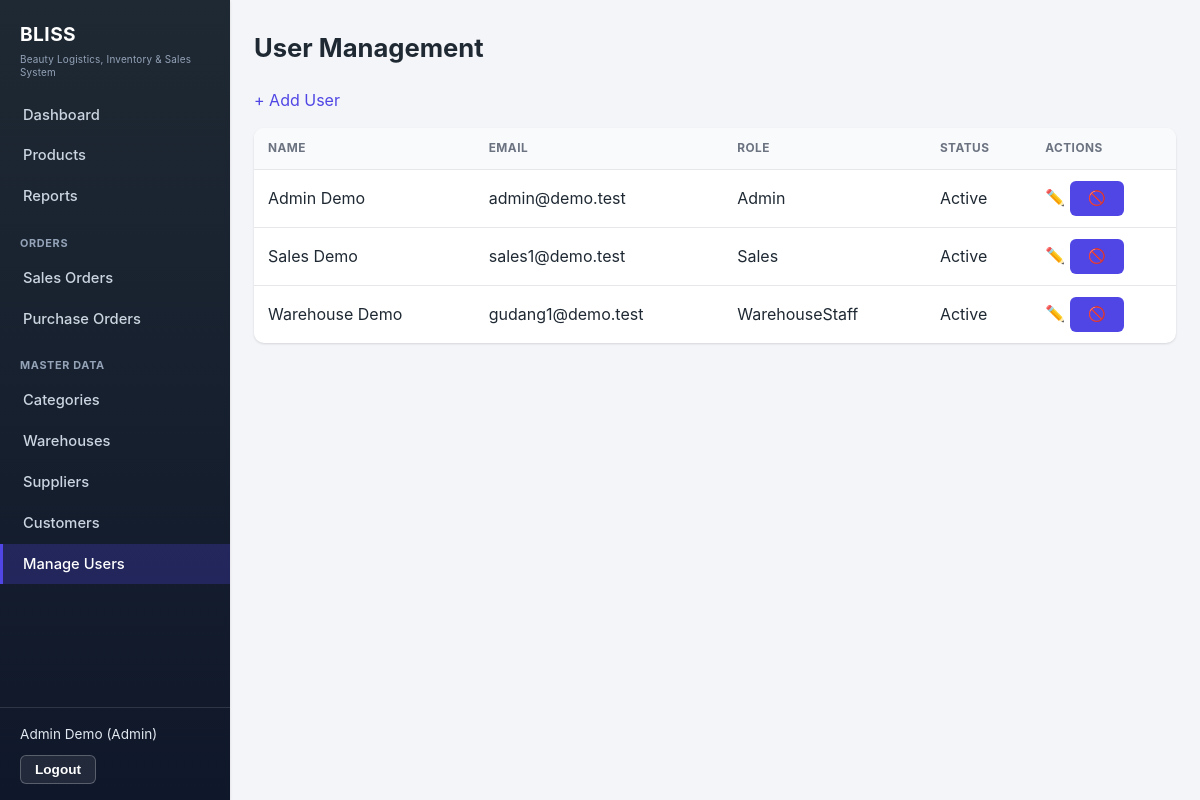
Page /users (signed in) on the earlier database version.
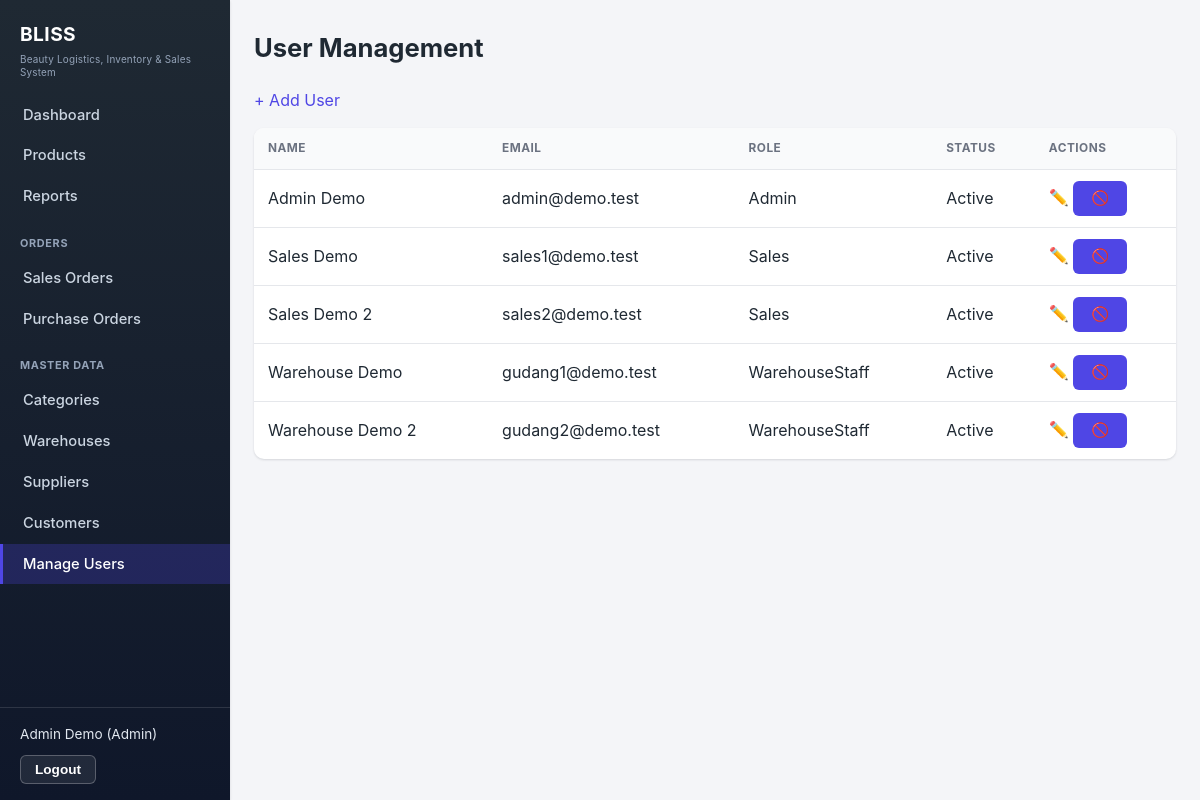
Same page on the later database version.
### tables this page shows
CREATE TABLE IF NOT EXISTS user (
    id INT PRIMARY KEY AUTO_INCREMENT,
    name VARCHAR(150) NOT NULL,
    email VARCHAR(150) NOT NULL UNIQUE,
    password_hash VARCHAR(255) NOT NULL,
    role ENUM('Admin', 'Sales', 'WarehouseStaff') NOT NULL,
    is_active TINYINT(1) NOT NULL DEFAULT 1,
    created_at TIMESTAMP DEFAULT CURRENT_TIMESTAMP,
    updated_at TIMESTAMP DEFAULT CURRENT_TIMESTAMP ON UPDATE CURRENT_TIMESTAMP
);

### app/Controller/UserController.php (called while the page is built, shortened)
<?php
final class UserController
{
    public function index(): void
    {
        $users = $this->userService->listUsers();
        require __DIR__ . '/../../views/users/index.php';
    }
}

### public/index.php (called while the page is built, shortened)
<?php
$path = parse_url($_SERVER['REQUEST_URI'], PHP_URL_PATH) ?: '/';
$method = $_SERVER['REQUEST_METHOD'];
$key = "$method $path";
[$controller, $action] = $routes[$key];
$controller->$action();

### app/Support/Database.php (called while the page is built, shortened)
<?php
final class Database
{
    private static ?PDO $connection = null;
    public static function connection(): PDO
    {
        if (self::$connection === null) {
            $dsn = sprintf(
                'mysql:host=%s;port=%s;dbname=%s;charset=utf8mb4',
                getenv('DB_HOST'),
                getenv('DB_PORT') ?: '3306',
                getenv('DB_NAME')
            );
            $maxAttempts = 5;
            for ($attempt = 1; $attempt <= $maxAttempts; $attempt++) {
                try {
                    self::$connection = new PDO($dsn, getenv('DB_USER'), getenv('DB_PASSWORD'), [
                        PDO::ATTR_ERRMODE => PDO::ERRMODE_EXCEPTION,
                        PDO::ATTR_DEFAULT_FETCH_MODE => PDO::FETCH_ASSOC,
                    ]);
                    break;
                } catch (PDOException $e) {
                    if ($attempt === $maxAttempts) {
                        error_log('DB connection failed after ' . $maxAttempts . ' attempts: ' . $e->getMessage());
                        throw new PDOException('Database connection failed.');
                    }
                    sleep(1);
                }
            }
        }
        return self::$connection;
    }
}

### app/Repository/MySqlUserRepository.php (called while the page is built, shortened)
<?php
final class MySqlUserRepository implements UserRepositoryInterface
{
    public function findAll(): array
    {
        $stmt = Database::connection()->query(
            'SELECT id, name, email, password_hash, role, is_active FROM user ORDER BY name'
        );
        return array_map(fn (array $row) => $this->toEntity($row), $stmt->fetchAll());
    }
    private function toEntity(array $row): User
    {
        return new User(
            id: (int) $row['id'],
            name: $row['name'],
            email: $row['email'],
            passwordHash: $row['password_hash'],
            role: $row['role'],
            isActive: (bool) $row['is_active'],
        );
    }
}

### app/Service/UserService.php (called while the page is built, shortened)
<?php
final class UserService
{
    public function listUsers(): array
    {
        return $this->userRepository->findAll();
    }
}

### views/users/index.php (the view, shortened to what this page needs)
<?php
require __DIR__ . '/../layout/header.php';
?>
<h1>User Management</h1>
<p><a href="/users/create">+ Add User</a></p>
<table>
    <thead>
        <tr>
            <th>Name</th>
            <th>Email</th>
            <th>Role</th>
            <th>Status</th>
            <th>Actions</th>
        </tr>
    </thead>
    <tbody>
    <?php foreach ($users as $user): ?>
        <tr>
            <td><?= htmlspecialchars($user->name) ?></td>
            <td><?= htmlspecialchars($user->email) ?></td>
            <td><?= htmlspecialchars($user->role) ?></td>
            <td><?= $user->isActive ? 'Active' : 'Inactive' ?></td>
            <td>
                <a href="/users/edit?id=<?= $user->id ?>" title="Edit">✏️</a>
                <form method="POST" action="/users/toggle" style="display:inline">
                    <button type="submit" title="<?= $user->isActive ? 'Deactivate' : 'Activate' ?>"><?= $user->isActive ? '🚫' : '✅' ?></button>
                </form>
            </td>
        </tr>
    <?php endforeach; ?>
    </tbody>
</table>
<?php require __DIR__ . '/../layout/footer.php'; ?>

Differences in the rows shown:
added user: name "Sales Demo 2", email "sales2@demo.test", role "Sales", is_active "Active"
added user: name "Warehouse Demo 2", email "gudang2@demo.test", role "WarehouseStaff", is_active "Active"
